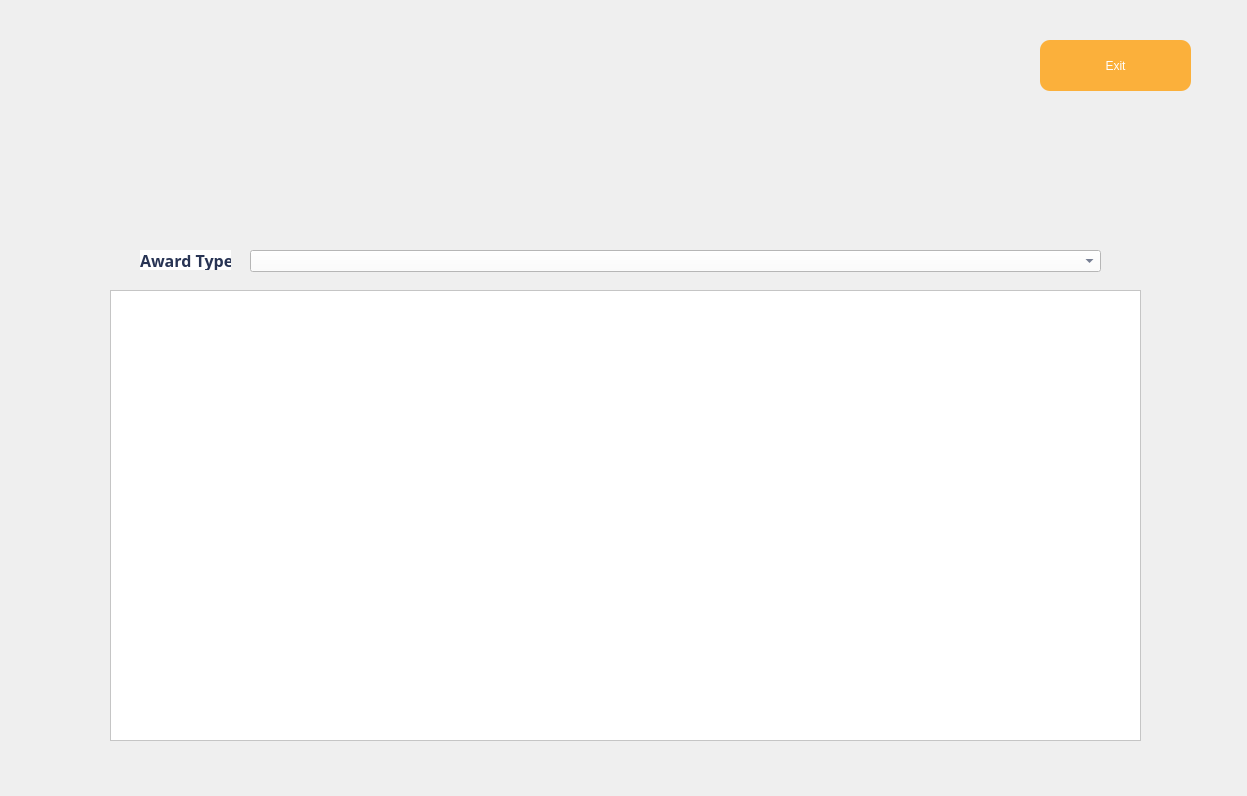
<?xml version="1.0" encoding="UTF-8"?>
<ui version="4.0">
 <class>Dialog</class>
 <widget class="QDialog" name="Dialog">
  <property name="geometry">
   <rect>
    <x>0</x>
    <y>0</y>
    <width>1247</width>
    <height>796</height>
   </rect>
  </property>
  <property name="windowTitle">
   <string>Dialog</string>
  </property>
  <widget class="QLabel" name="label">
   <property name="geometry">
    <rect>
     <x>0</x>
     <y>0</y>
     <width>1246</width>
     <height>796</height>
    </rect>
   </property>
   <property name="cursor">
    <cursorShape>ArrowCursor</cursorShape>
   </property>
   <property name="acceptDrops">
    <bool>true</bool>
   </property>
   <property name="autoFillBackground">
    <bool>false</bool>
   </property>
   <property name="text">
    <string/>
   </property>
   <property name="pixmap">
    <pixmap>images/eventawardsrep.png</pixmap>
   </property>
   <property name="scaledContents">
    <bool>true</bool>
   </property>
   <property name="wordWrap">
    <bool>false</bool>
   </property>
  </widget>
  <widget class="QWidget" name="widget" native="true">
   <property name="geometry">
    <rect>
     <x>0</x>
     <y>0</y>
     <width>120</width>
     <height>80</height>
    </rect>
   </property>
  </widget>
  <widget class="QPushButton" name="exitbutt">
   <property name="geometry">
    <rect>
     <x>1040</x>
     <y>40</y>
     <width>151</width>
     <height>51</height>
    </rect>
   </property>
   <property name="cursor">
    <cursorShape>PointingHandCursor</cursorShape>
   </property>
   <property name="styleSheet">
    <string notr="true">QWidget#exitbutt{
background-color: rgb(251, 176, 59);
font: 900 12pt &quot;Arial Black&quot;; color : rgb(255, 255, 255);
border-radius: 10px;}

QWidget#exitbutt:hover {
    
    background-color:rgb(238, 223, 146); 
    border: 2px solid #388E3C; 
    padding: 10px 20px; 
    font-size: 15px; 
}</string>
   </property>
   <property name="text">
    <string>Exit</string>
   </property>
  </widget>
  <widget class="QComboBox" name="eventawards">
   <property name="geometry">
    <rect>
     <x>250</x>
     <y>250</y>
     <width>851</width>
     <height>22</height>
    </rect>
   </property>
   <property name="styleSheet">
    <string notr="true">font: 700 10pt &quot;Berlin Sans FB Demi&quot;; 
color: rgb(40, 52, 84);
background-color: rgb(255, 255, 255);</string>
   </property>
  </widget>
  <widget class="QLabel" name="errormessage">
   <property name="geometry">
    <rect>
     <x>710</x>
     <y>630</y>
     <width>411</width>
     <height>20</height>
    </rect>
   </property>
   <property name="font">
    <font>
     <family>Berlin Sans FB Demi</family>
     <pointsize>10</pointsize>
     <italic>false</italic>
     <bold>true</bold>
    </font>
   </property>
   <property name="layoutDirection">
    <enum>Qt::LeftToRight</enum>
   </property>
   <property name="styleSheet">
    <string notr="true">font: 700 10pt &quot;Berlin Sans FB Demi&quot;; 
color: rgb(251, 176, 59);</string>
   </property>
   <property name="text">
    <string/>
   </property>
   <property name="alignment">
    <set>Qt::AlignCenter</set>
   </property>
  </widget>
  <widget class="QTableWidget" name="eventawardsstatus">
   <property name="geometry">
    <rect>
     <x>110</x>
     <y>290</y>
     <width>1031</width>
     <height>451</height>
    </rect>
   </property>
   <property name="font">
    <font>
     <family>Berlin Sans FB Demi</family>
     <pointsize>10</pointsize>
     <bold>true</bold>
    </font>
   </property>
   <property name="styleSheet">
    <string notr="true">color: rgb(20, 33, 68);
background-color: rgb(255, 255, 255);</string>
   </property>
  </widget>
  <widget class="QLabel" name="label_2">
   <property name="geometry">
    <rect>
     <x>140</x>
     <y>250</y>
     <width>91</width>
     <height>20</height>
    </rect>
   </property>
   <property name="font">
    <font>
     <family>Berlin Sans FB Demi</family>
     <pointsize>12</pointsize>
     <italic>false</italic>
     <bold>true</bold>
    </font>
   </property>
   <property name="styleSheet">
    <string notr="true">font: 700 12pt &quot;Berlin Sans FB Demi&quot;; 
color: rgb(40, 52, 84);
background-color: rgb(255, 255, 255);</string>
   </property>
   <property name="text">
    <string>Award Type:</string>
   </property>
  </widget>
 </widget>
 <resources/>
 <connections/>
</ui>
